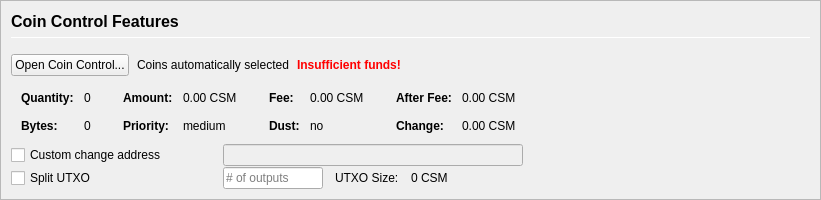
         <widget class="QFrame" name="frameCoinControl">
          <property name="sizePolicy">
           <sizepolicy hsizetype="Expanding" vsizetype="Expanding">
            <horstretch>0</horstretch>
            <verstretch>0</verstretch>
           </sizepolicy>
          </property>
          <property name="maximumSize">
           <size>
            <width>16777215</width>
            <height>16777215</height>
           </size>
          </property>
          <property name="frameShape">
           <enum>QFrame::StyledPanel</enum>
          </property>
          <property name="frameShadow">
           <enum>QFrame::Sunken</enum>
          </property>
          <layout class="QVBoxLayout" name="verticalLayoutCoinControl2">
           <property name="spacing">
            <number>0</number>
           </property>
           <property name="margin">
            <number>0</number>
           </property>
           <item>
            <widget class="QFrame" name="frameCoinControl_BG">
             <layout class="QVBoxLayout" name="verticalLayoutCoinControl" stretch="0,0,0,0,0,0">
              <property name="spacing">
               <number>1</number>
              </property>
              <property name="leftMargin">
               <number>10</number>
              </property>
              <property name="topMargin">
               <number>10</number>
              </property>
              <item>
               <layout class="QHBoxLayout" name="horizontalLayoutCoinControl1">
                <property name="bottomMargin">
                 <number>15</number>
                </property>
                <item>
                 <layout class="QVBoxLayout" name="verticalLayout_3">
                  <property name="spacing">
                   <number>6</number>
                  </property>
                  <item>
                   <widget class="QLabel" name="labelCoinControlFeatures">
                    <property name="sizePolicy">
                     <sizepolicy hsizetype="Preferred" vsizetype="Maximum">
                      <horstretch>0</horstretch>
                      <verstretch>0</verstretch>
                     </sizepolicy>
                    </property>
                    <property name="minimumSize">
                     <size>
                      <width>0</width>
                      <height>20</height>
                     </size>
                    </property>
                    <property name="font">
                     <font>
                      <pointsize>12</pointsize>
                      <weight>75</weight>
                      <bold>true</bold>
                     </font>
                    </property>
                    <property name="styleSheet">
                     <string notr="true">font-weight:bold;</string>
                    </property>
                    <property name="text">
                     <string>Coin Control Features</string>
                    </property>
                   </widget>
                  </item>
                  <item>
                   <widget class="Line" name="line">
                    <property name="minimumSize">
                     <size>
                      <width>0</width>
                      <height>1</height>
                     </size>
                    </property>
                    <property name="maximumSize">
                     <size>
                      <width>16777215</width>
                      <height>1</height>
                     </size>
                    </property>
                    <property name="orientation">
                     <enum>Qt::Horizontal</enum>
                    </property>
                   </widget>
                  </item>
                 </layout>
                </item>
               </layout>
              </item>
              <item>
               <layout class="QHBoxLayout" name="horizontalLayoutCoinControl2" stretch="0,0,0,0">
                <property name="spacing">
                 <number>8</number>
                </property>
                <property name="bottomMargin">
                 <number>10</number>
                </property>
                <item>
                 <widget class="QPushButton" name="pushButtonCoinControl">
                  <property name="styleSheet">
                   <string notr="true"/>
                  </property>
                  <property name="text">
                   <string>Open Coin Control...</string>
                  </property>
                  <property name="autoDefault">
                   <bool>false</bool>
                  </property>
                 </widget>
                </item>
                <item>
                 <widget class="QLabel" name="labelCoinControlAutomaticallySelected">
                  <property name="text">
                   <string>Coins automatically selected</string>
                  </property>
                  <property name="margin">
                   <number>5</number>
                  </property>
                 </widget>
                </item>
                <item>
                 <widget class="QLabel" name="labelCoinControlInsuffFunds">
                  <property name="font">
                   <font>
                    <weight>75</weight>
                    <bold>true</bold>
                   </font>
                  </property>
                  <property name="styleSheet">
                   <string notr="true">color:red;font-weight:bold;</string>
                  </property>
                  <property name="text">
                   <string>Insufficient funds!</string>
                  </property>
                  <property name="margin">
                   <number>5</number>
                  </property>
                 </widget>
                </item>
                <item>
                 <spacer name="horizontalSpacerCoinControl">
                  <property name="orientation">
                   <enum>Qt::Horizontal</enum>
                  </property>
                  <property name="sizeHint" stdset="0">
                   <size>
                    <width>40</width>
                    <height>1</height>
                   </size>
                  </property>
                 </spacer>
                </item>
               </layout>
              </item>
              <item>
               <widget class="QWidget" name="widgetCoinControl" native="true">
                <property name="sizePolicy">
                 <sizepolicy hsizetype="Preferred" vsizetype="Preferred">
                  <horstretch>0</horstretch>
                  <verstretch>0</verstretch>
                 </sizepolicy>
                </property>
                <property name="minimumSize">
                 <size>
                  <width>0</width>
                  <height>0</height>
                 </size>
                </property>
                <property name="styleSheet">
                 <string notr="true"/>
                </property>
                <layout class="QHBoxLayout" name="horizontalLayoutCoinControl5">
                 <property name="margin">
                  <number>0</number>
                 </property>
                 <item>
                  <layout class="QHBoxLayout" name="horizontalLayoutCoinControl3" stretch="0,0,0,1">
                   <property name="spacing">
                    <number>20</number>
                   </property>
                   <property name="topMargin">
                    <number>0</number>
                   </property>
                   <property name="bottomMargin">
                    <number>10</number>
                   </property>
                   <item>
                    <layout class="QFormLayout" name="formLayoutCoinControl1">
                     <property name="horizontalSpacing">
                      <number>10</number>
                     </property>
                     <property name="verticalSpacing">
                      <number>14</number>
                     </property>
                     <property name="leftMargin">
                      <number>10</number>
                     </property>
                     <property name="topMargin">
                      <number>4</number>
                     </property>
                     <property name="rightMargin">
                      <number>6</number>
                     </property>
                     <item row="0" column="0">
                      <widget class="QLabel" name="labelCoinControlQuantityText">
                       <property name="font">
                        <font>
                         <weight>75</weight>
                         <bold>true</bold>
                        </font>
                       </property>
                       <property name="text">
                        <string>Quantity:</string>
                       </property>
                       <property name="margin">
                        <number>0</number>
                       </property>
                      </widget>
                     </item>
                     <item row="0" column="1">
                      <widget class="QLabel" name="labelCoinControlQuantity">
                       <property name="cursor">
                        <cursorShape>IBeamCursor</cursorShape>
                       </property>
                       <property name="contextMenuPolicy">
                        <enum>Qt::ActionsContextMenu</enum>
                       </property>
                       <property name="text">
                        <string notr="true">0</string>
                       </property>
                       <property name="margin">
                        <number>0</number>
                       </property>
                       <property name="textInteractionFlags">
                        <set>Qt::LinksAccessibleByMouse|Qt::TextSelectableByKeyboard|Qt::TextSelectableByMouse</set>
                       </property>
                      </widget>
                     </item>
                     <item row="1" column="0">
                      <widget class="QLabel" name="labelCoinControlBytesText">
                       <property name="font">
                        <font>
                         <weight>75</weight>
                         <bold>true</bold>
                        </font>
                       </property>
                       <property name="text">
                        <string>Bytes:</string>
                       </property>
                      </widget>
                     </item>
                     <item row="1" column="1">
                      <widget class="QLabel" name="labelCoinControlBytes">
                       <property name="cursor">
                        <cursorShape>IBeamCursor</cursorShape>
                       </property>
                       <property name="contextMenuPolicy">
                        <enum>Qt::ActionsContextMenu</enum>
                       </property>
                       <property name="text">
                        <string notr="true">0</string>
                       </property>
                       <property name="textInteractionFlags">
                        <set>Qt::LinksAccessibleByMouse|Qt::TextSelectableByKeyboard|Qt::TextSelectableByMouse</set>
                       </property>
                      </widget>
                     </item>
                    </layout>
                   </item>
                   <item>
                    <layout class="QFormLayout" name="formLayoutCoinControl2">
                     <property name="horizontalSpacing">
                      <number>10</number>
                     </property>
                     <property name="verticalSpacing">
                      <number>14</number>
                     </property>
                     <property name="leftMargin">
                      <number>6</number>
                     </property>
                     <property name="topMargin">
                      <number>4</number>
                     </property>
                     <property name="rightMargin">
                      <number>6</number>
                     </property>
                     <item row="0" column="0">
                      <widget class="QLabel" name="labelCoinControlAmountText">
                       <property name="font">
                        <font>
                         <weight>75</weight>
                         <bold>true</bold>
                        </font>
                       </property>
                       <property name="text">
                        <string>Amount:</string>
                       </property>
                       <property name="margin">
                        <number>0</number>
                       </property>
                      </widget>
                     </item>
                     <item row="0" column="1">
                      <widget class="QLabel" name="labelCoinControlAmount">
                       <property name="cursor">
                        <cursorShape>IBeamCursor</cursorShape>
                       </property>
                       <property name="contextMenuPolicy">
                        <enum>Qt::ActionsContextMenu</enum>
                       </property>
                       <property name="text">
                        <string notr="true">0.00 CSM</string>
                       </property>
                       <property name="textInteractionFlags">
                        <set>Qt::LinksAccessibleByMouse|Qt::TextSelectableByKeyboard|Qt::TextSelectableByMouse</set>
                       </property>
                      </widget>
                     </item>
                     <item row="1" column="0">
                      <widget class="QLabel" name="labelCoinControlPriorityText">
                       <property name="font">
                        <font>
                         <weight>75</weight>
                         <bold>true</bold>
                        </font>
                       </property>
                       <property name="text">
                        <string>Priority:</string>
                       </property>
                      </widget>
                     </item>
                     <item row="1" column="1">
                      <widget class="QLabel" name="labelCoinControlPriority">
                       <property name="cursor">
                        <cursorShape>IBeamCursor</cursorShape>
                       </property>
                       <property name="contextMenuPolicy">
                        <enum>Qt::ActionsContextMenu</enum>
                       </property>
                       <property name="text">
                        <string>medium</string>
                       </property>
                       <property name="textInteractionFlags">
                        <set>Qt::LinksAccessibleByMouse|Qt::TextSelectableByKeyboard|Qt::TextSelectableByMouse</set>
                       </property>
                      </widget>
                     </item>
                    </layout>
                   </item>
                   <item>
                    <layout class="QFormLayout" name="formLayoutCoinControl3">
                     <property name="horizontalSpacing">
                      <number>10</number>
                     </property>
                     <property name="verticalSpacing">
                      <number>14</number>
                     </property>
                     <property name="leftMargin">
                      <number>6</number>
                     </property>
                     <property name="topMargin">
                      <number>4</number>
                     </property>
                     <property name="rightMargin">
                      <number>6</number>
                     </property>
                     <item row="0" column="0">
                      <widget class="QLabel" name="labelCoinControlFeeText">
                       <property name="font">
                        <font>
                         <weight>75</weight>
                         <bold>true</bold>
                        </font>
                       </property>
                       <property name="text">
                        <string>Fee:</string>
                       </property>
                       <property name="margin">
                        <number>0</number>
                       </property>
                      </widget>
                     </item>
                     <item row="0" column="1">
                      <widget class="QLabel" name="labelCoinControlFee">
                       <property name="cursor">
                        <cursorShape>IBeamCursor</cursorShape>
                       </property>
                       <property name="contextMenuPolicy">
                        <enum>Qt::ActionsContextMenu</enum>
                       </property>
                       <property name="text">
                        <string notr="true">0.00 CSM</string>
                       </property>
                       <property name="textInteractionFlags">
                        <set>Qt::LinksAccessibleByMouse|Qt::TextSelectableByKeyboard|Qt::TextSelectableByMouse</set>
                       </property>
                      </widget>
                     </item>
                     <item row="1" column="0">
                      <widget class="QLabel" name="labelCoinControlLowOutputText">
                       <property name="font">
                        <font>
                         <weight>75</weight>
                         <bold>true</bold>
                        </font>
                       </property>
                       <property name="text">
                        <string>Dust:</string>
                       </property>
                      </widget>
                     </item>
                     <item row="1" column="1">
                      <widget class="QLabel" name="labelCoinControlLowOutput">
                       <property name="cursor">
                        <cursorShape>IBeamCursor</cursorShape>
                       </property>
                       <property name="contextMenuPolicy">
                        <enum>Qt::ActionsContextMenu</enum>
                       </property>
                       <property name="text">
                        <string>no</string>
                       </property>
                       <property name="textInteractionFlags">
                        <set>Qt::LinksAccessibleByMouse|Qt::TextSelectableByKeyboard|Qt::TextSelectableByMouse</set>
                       </property>
                      </widget>
                     </item>
                    </layout>
                   </item>
                   <item>
                    <layout class="QFormLayout" name="formLayoutCoinControl4">
                     <property name="horizontalSpacing">
                      <number>10</number>
                     </property>
                     <property name="verticalSpacing">
                      <number>14</number>
                     </property>
                     <property name="leftMargin">
                      <number>6</number>
                     </property>
                     <property name="topMargin">
                      <number>4</number>
                     </property>
                     <property name="rightMargin">
                      <number>6</number>
                     </property>
                     <item row="0" column="0">
                      <widget class="QLabel" name="labelCoinControlAfterFeeText">
                       <property name="font">
                        <font>
                         <weight>75</weight>
                         <bold>true</bold>
                        </font>
                       </property>
                       <property name="text">
                        <string>After Fee:</string>
                       </property>
                       <property name="margin">
                        <number>0</number>
                       </property>
                      </widget>
                     </item>
                     <item row="0" column="1">
                      <widget class="QLabel" name="labelCoinControlAfterFee">
                       <property name="cursor">
                        <cursorShape>IBeamCursor</cursorShape>
                       </property>
                       <property name="contextMenuPolicy">
                        <enum>Qt::ActionsContextMenu</enum>
                       </property>
                       <property name="text">
                        <string notr="true">0.00 CSM</string>
                       </property>
                       <property name="textInteractionFlags">
                        <set>Qt::LinksAccessibleByMouse|Qt::TextSelectableByKeyboard|Qt::TextSelectableByMouse</set>
                       </property>
                      </widget>
                     </item>
                     <item row="1" column="0">
                      <widget class="QLabel" name="labelCoinControlChangeText">
                       <property name="font">
                        <font>
                         <weight>75</weight>
                         <bold>true</bold>
                        </font>
                       </property>
                       <property name="text">
                        <string>Change:</string>
                       </property>
                      </widget>
                     </item>
                     <item row="1" column="1">
                      <widget class="QLabel" name="labelCoinControlChange">
                       <property name="cursor">
                        <cursorShape>IBeamCursor</cursorShape>
                       </property>
                       <property name="contextMenuPolicy">
                        <enum>Qt::ActionsContextMenu</enum>
                       </property>
                       <property name="text">
                        <string notr="true">0.00 CSM</string>
                       </property>
                       <property name="textInteractionFlags">
                        <set>Qt::LinksAccessibleByMouse|Qt::TextSelectableByKeyboard|Qt::TextSelectableByMouse</set>
                       </property>
                      </widget>
                     </item>
                    </layout>
                   </item>
                  </layout>
                 </item>
                </layout>
               </widget>
              </item>
              <item>
               <layout class="QHBoxLayout" name="horizontalLayoutCoinControl4">
                <property name="spacing">
                 <number>12</number>
                </property>
                <property name="sizeConstraint">
                 <enum>QLayout::SetDefaultConstraint</enum>
                </property>
                <property name="topMargin">
                 <number>0</number>
                </property>
                <property name="rightMargin">
                 <number>0</number>
                </property>
                <item>
                 <widget class="QCheckBox" name="checkBoxCoinControlChange">
                  <property name="sizePolicy">
                   <sizepolicy hsizetype="Preferred" vsizetype="Preferred">
                    <horstretch>0</horstretch>
                    <verstretch>0</verstretch>
                   </sizepolicy>
                  </property>
                  <property name="minimumSize">
                   <size>
                    <width>200</width>
                    <height>0</height>
                   </size>
                  </property>
                  <property name="maximumSize">
                   <size>
                    <width>200</width>
                    <height>16777215</height>
                   </size>
                  </property>
                  <property name="toolTip">
                   <string>If this is activated, but the change address is empty or invalid, change will be sent to a newly generated address.</string>
                  </property>
                  <property name="text">
                   <string>Custom change address</string>
                  </property>
                 </widget>
                </item>
                <item>
                 <widget class="QValidatedLineEdit" name="lineEditCoinControlChange">
                  <property name="enabled">
                   <bool>false</bool>
                  </property>
                  <property name="sizePolicy">
                   <sizepolicy hsizetype="Preferred" vsizetype="Preferred">
                    <horstretch>0</horstretch>
                    <verstretch>0</verstretch>
                   </sizepolicy>
                  </property>
                  <property name="minimumSize">
                   <size>
                    <width>300</width>
                    <height>0</height>
                   </size>
                  </property>
                 </widget>
                </item>
                <item>
                 <widget class="QLabel" name="labelCoinControlChangeLabel">
                  <property name="sizePolicy">
                   <sizepolicy hsizetype="Preferred" vsizetype="Preferred">
                    <horstretch>0</horstretch>
                    <verstretch>0</verstretch>
                   </sizepolicy>
                  </property>
                  <property name="minimumSize">
                   <size>
                    <width>100</width>
                    <height>0</height>
                   </size>
                  </property>
                  <property name="text">
                   <string/>
                  </property>
                  <property name="margin">
                   <number>3</number>
                  </property>
                 </widget>
                </item>
               </layout>
              </item>
              <item>
               <layout class="QHBoxLayout" name="horizontalLayoutCoinControl6">
                <property name="spacing">
                 <number>12</number>
                </property>
                <property name="rightMargin">
                 <number>0</number>
                </property>
                <item>
                 <widget class="QCheckBox" name="splitBlockCheckBox">
                  <property name="sizePolicy">
                   <sizepolicy hsizetype="Preferred" vsizetype="Preferred">
                    <horstretch>0</horstretch>
                    <verstretch>0</verstretch>
                   </sizepolicy>
                  </property>
                  <property name="minimumSize">
                   <size>
                    <width>200</width>
                    <height>0</height>
                   </size>
                  </property>
                  <property name="maximumSize">
                   <size>
                    <width>200</width>
                    <height>16777215</height>
                   </size>
                  </property>
                  <property name="text">
                   <string>Split UTXO</string>
                  </property>
                 </widget>
                </item>
                <item>
                 <widget class="QLineEdit" name="splitBlockLineEdit">
                  <property name="sizePolicy">
                   <sizepolicy hsizetype="Preferred" vsizetype="Preferred">
                    <horstretch>50</horstretch>
                    <verstretch>0</verstretch>
                   </sizepolicy>
                  </property>
                  <property name="minimumSize">
                   <size>
                    <width>100</width>
                    <height>0</height>
                   </size>
                  </property>
                  <property name="maximumSize">
                   <size>
                    <width>100</width>
                    <height>16777215</height>
                   </size>
                  </property>
                  <property name="placeholderText">
                   <string># of outputs</string>
                  </property>
                 </widget>
                </item>
                <item>
                 <widget class="QLabel" name="labelBlockSizeText">
                  <property name="text">
                   <string>UTXO Size:</string>
                  </property>
                 </widget>
                </item>
                <item>
                 <widget class="QLabel" name="labelBlockSize">
                  <property name="text">
                   <string>0 CSM</string>
                  </property>
                 </widget>
                </item>
                <item>
                 <spacer name="horizontalSpacer_7">
                  <property name="orientation">
                   <enum>Qt::Horizontal</enum>
                  </property>
                  <property name="sizeHint" stdset="0">
                   <size>
                    <width>40</width>
                    <height>20</height>
                   </size>
                  </property>
                 </spacer>
                </item>
               </layout>
              </item>
              <item>
               <spacer name="verticalSpacerCoinControl">
                <property name="orientation">
                 <enum>Qt::Vertical</enum>
                </property>
                <property name="sizeHint" stdset="0">
                 <size>
                  <width>800</width>
                  <height>1</height>
                 </size>
                </property>
               </spacer>
              </item>
             </layout>
            </widget>
           </item>
          </layout>
         </widget>
